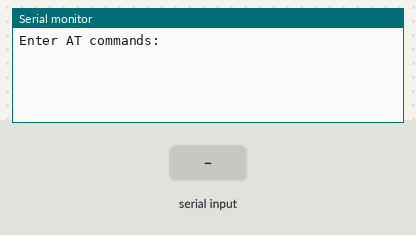
The sketch below on a simulated Arduino Uno, built with avr-gcc and run on an emulated ATmega328P. On the bench: the last lines printed to the serial monitor. The test bench sets the inputs (shaded band).

Above: at 1.2 s.
1.3 s: "1" received over the second serial link
At 1.7 s:
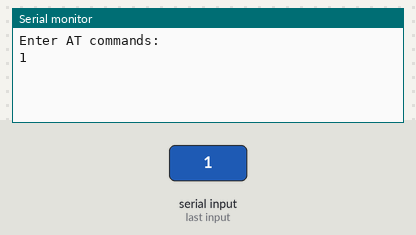
2.8 s: "0" received over the second serial link
At 4.0 s:
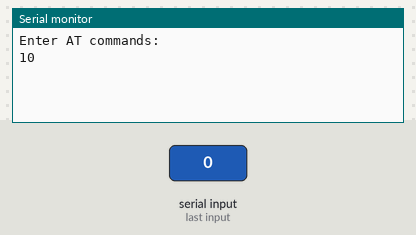

The sketch:

configurarbt.ino
```cpp
#include <SoftwareSerial.h>

// Define los pines de SoftwareSerial para el HC-05
SoftwareSerial btSerial(2, 3); // RX, TX

void setup() {
  // Configura el monitor serial para comunicarte con el PC
  Serial.begin(9600);
  // Configura el puerto serie para el HC-05
  btSerial.begin(9600);

  Serial.println("Enter AT commands:");
}

void loop() {
  // Si recibes datos desde el monitor serial de la PC, los envías al HC-05
  if (Serial.available()) {
    btSerial.write(Serial.read());
  }

  // Si recibes datos desde el HC-05, los envías al monitor serial de la PC
  if (btSerial.available()) {
    Serial.write(btSerial.read());
  }
}
```

Measured:
- after the input at 1.3 s, the serial monitor: prints a new line at once (image 1)
- after the input at 2.8 s, the serial monitor: prints a new line at once (image 2)
